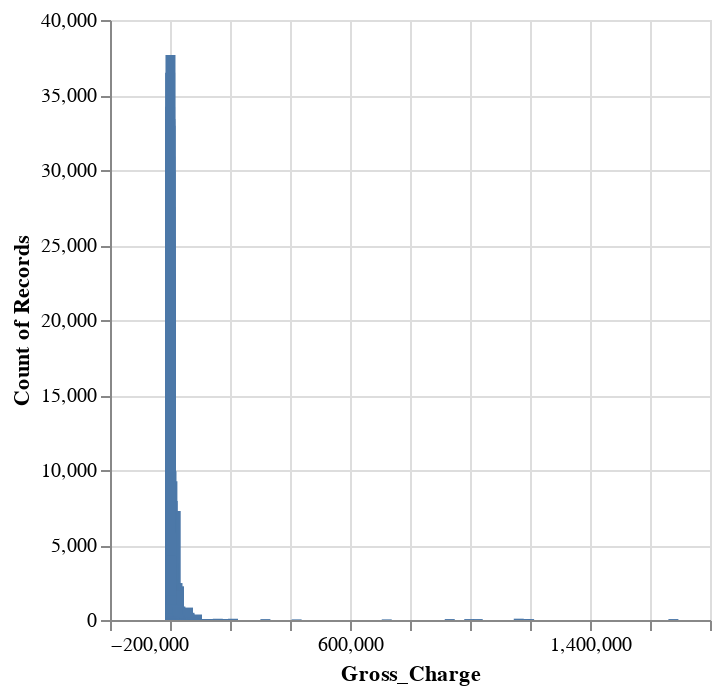

The notebook cell this image was saved under:
### Code cell
# Create a bar chart
alt.Chart(charges).mark_bar().encode(
    x='Gross_Charge:Q',
    y='count()',
)

### Figure 1 — Vega specification as saved in the notebook (floating-point values rounded to 4 significant figures; data arrays with more than 128 entries replaced by an {"elided": "..."} marker saying what was removed)
{"$schema": "https://vega.github.io/schema/vega/v5.json", "data": [{"name": "source_0", "values": {"elided": "15468 records"}}, {"name": "source_0_x_domain_Gross_Charge", "values": [{"min": 0.01, "max": 1678000.0}]}, {"name": "source_0_y_domain___count", "values": [{"min": 4, "max": 37674}]}], "marks": [{"type": "rect", "name": "marks", "from": {"data": "source_0"}, "encode": {"update": {"width": {"value": 5}, "description": {"signal": "\"Gross_Charge: \" + (format(datum[\"Gross_Charge\"], \"\")) + \"; Count of Records: \" + (format(datum[\"__count\"], \"\"))"}, "y": {"field": "__count", "scale": "y"}, "y2": {"value": 0, "scale": "y"}, "ariaRoleDescription": {"value": "bar"}, "xc": {"field": "Gross_Charge", "scale": "x"}, "fill": {"value": "#4c78a8"}}}, "style": ["bar"]}], "scales": [{"name": "x", "type": "linear", "domain": [{"signal": "(data(\"source_0_x_domain_Gross_Charge\")[0] || {}).min"}, {"signal": "(data(\"source_0_x_domain_Gross_Charge\")[0] || {}).max"}], "range": [0, {"signal": "width"}], "nice": true, "padding": 5, "zero": false}, {"name": "y", "type": "linear", "domain": [{"signal": "(data(\"source_0_y_domain___count\")[0] || {}).min"}, {"signal": "(data(\"source_0_y_domain___count\")[0] || {}).max"}], "range": [{"signal": "height"}, 0], "nice": true, "zero": true}], "axes": [{"scale": "x", "grid": true, "ticks": false, "orient": "bottom", "labels": false, "zindex": 0, "aria": false, "tickCount": {"signal": "ceil(width/40)"}, "domain": false, "maxExtent": 0, "minExtent": 0, "gridScale": "y"}, {"scale": "y", "labels": false, "maxExtent": 0, "minExtent": 0, "tickCount": {"signal": "ceil(height/40)"}, "gridScale": "x", "grid": true, "domain": false, "aria": false, "orient": "left", "zindex": 0, "ticks": false}, {"scale": "x", "tickCount": {"signal": "ceil(width/40)"}, "zindex": 0, "labelOverlap": true, "grid": false, "title": "Gross_Charge", "orient": "bottom", "labelFlush": true}, {"scale": "y", "tickCount": {"signal": "ceil(height/40)"}, "zindex": 0, "orient": "left", "grid": false, "title": "Count of Records", "labelOverlap": true}], "style": "cell", "width": 300, "height": 300, "background": "white", "padding": 5}
